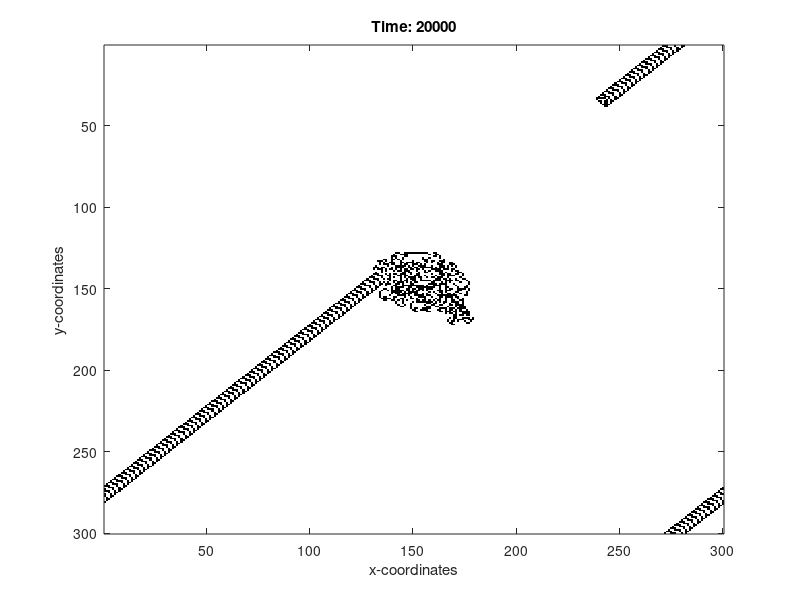

The MATLAB script that drew this image:
clear all; % close all; clc;

T = 20000;
N = 300;
world = zeros(N, N);

% Colors and rules
color = [0 1];
turn = [1 -1]; % 1 = left, -1 = right

% Initial coordinates of painter
x_old = N/2;
x_new = N/2;
y_old = N/2 + 1;
y_new = N/2;
world(y_new, x_new) = color(1);

% Step in time and paint
for t = 1:T
    % Update coordinates
    x = x_new;
    y = y_new;
    
    % Paint :)
    idx = world(y, x) == color;
    world(y, x) = color(circshift(idx, 1));
    
   % Update old coordinates
    x_new = x + turn(idx)*(y_old - y);
    y_new = y + turn(idx)*(x - x_old);   
    
    x_old = x;
    y_old = y;
    
    % Account for boundary conditions
    if x_new == N+1
        x_new = 1;
        x_old = 0;
    end
    if x_new == 0
        x_new = N;
        x_old = N+1;
    end
    
    if y_new > N
        y_new = 1;
        y_old = 0;
    end
    if y_new < 1
        y_new = N;
        y_old = N+1;
    end
end

% Final world
figure()
colormap('gray')
imagesc(imcomplement(world));
title(['Time: ' num2str(T)])
xlabel('x-coordinates')
ylabel('y-coordinates')
